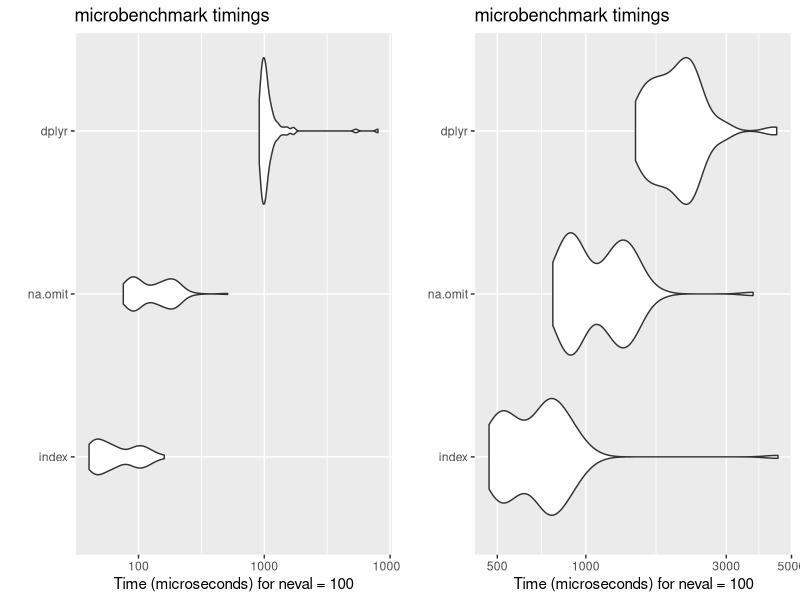

This figure's R source:
date_time <- rep(seq(from=as.POSIXct("2018-12-01", tz="GMT"), 
                     to=as.POSIXct("2018-12-05", tz="GMT"), by="1 day"),3)
value <- c(1,2,NA,NA,5, NA,NA,NA,4,5,7,NA,NA,NA, 8)
class <- c(rep("a", 5), rep("b", 5), rep("c", 5))
df <- data.frame(date_time, value, class)

df[!is.na(date_time),]
df[complete.cases(value), ]


library(microbenchmark)
library(ggplot2)
library(dplyr)

df1 <- df
for(i in 1:10) df1 <- rbind(df1, df1)


mb <- microbenchmark(
  index = df[!is.na(df$value), ],
  na.omit = na.omit(df),
  dplyr = df %>% filter(is.na(value))
)

mb1 <- microbenchmark(
  index = df1[!is.na(df1$value), ],
  na.omit = na.omit(df1),
  dplyr = df1 %>% filter(is.na(value))
)
mb1

ap <- autoplot(mb)
ap1 <- autoplot(mb1)
cowplot::plot_grid(ap, ap1)
